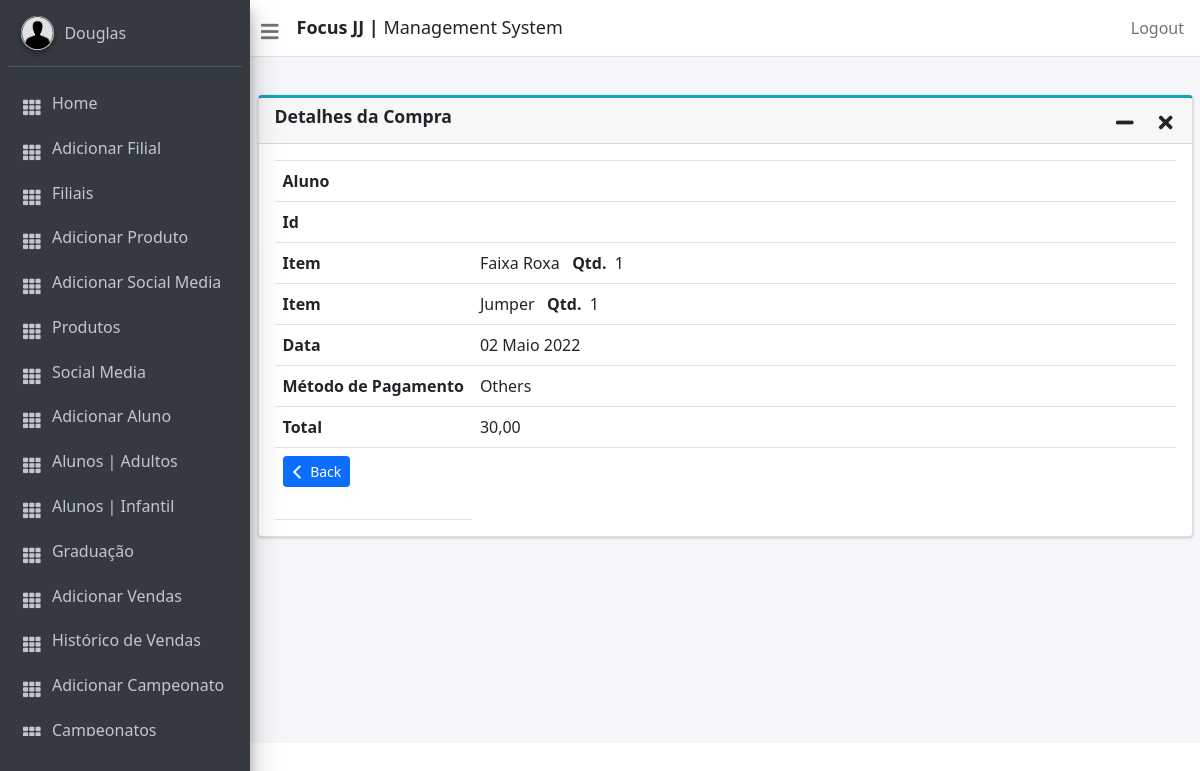
Page /saledetails/8 (signed in) on the committed database.
### focusbjj/models.py (models this page shows, shortened)
class CustomUser(AbstractUser):
    id = ShortUUIDField(primary_key=True, editable=False, alphabet="0123456789", length=3)
    email = models.EmailField(max_length=255, unique=True)
    contact_name = models.CharField(max_length=255)
    country = CountryField()
    location = models.CharField(max_length=255)
    phone = models.CharField(max_length=15, help_text=_('Use somente números. Código do País + Telefone'))
    join_date = models.DateTimeField(default=timezone.now)
    is_active = models.BooleanField(default=True, help_text='Desmarque a caixa para desativar')
    class Meta:
        ordering = ["country", "location"]

class Product(models.Model):
    objects = None
    product = models.ForeignKey(ProductsList, on_delete=models.CASCADE, max_length=50, related_name='produto',
                                verbose_name='Item')
    qtd = models.PositiveIntegerField(verbose_name='Quantidade')
    venda = models.ForeignKey(Venda, on_delete=models.CASCADE, null=True, related_name='venda')
    price = models.CharField(max_length=6, null=True, blank=True)
    def __str__(self):
        return str(self.product)

class ProductsList(models.Model):
    CATEGORY = (
        ('kimono', _('Gi')),
        ('belt', _('Belt')),
        ('camisetas', _('T-Shirt')),
        ('casaco', _('Hoodie')),
        ('rash', _('Rash Guard')),
        ('short', _('Short')),
        ('others', _('Others')),
    )
    objects = None
    image = models.ImageField(upload_to='produtos/')
    image2 = models.ImageField(upload_to='produtos/', blank=True, null=True, help_text='Opcional')
    image3 = models.ImageField(upload_to='produtos/', blank=True, null=True, help_text='Opcional')
    item = models.CharField(max_length=50)
    description = models.CharField(max_length=70, blank=True, null=True)
    price = models.CharField(max_length=6, null=True)
    category = models.CharField(max_length=10, choices=CATEGORY, null=True)
    sugg_price = models.CharField(max_length=6, null=True)
    def __str__(self):
        return str(self.item)
    class Meta:
        ordering = ["item"]

class Venda(models.Model):
    objects = None
    aluno = models.ForeignKey(Aluno, on_delete=models.CASCADE, blank=True, null=True)
    price = models.DecimalField(max_digits=6, decimal_places=2, verbose_name='Total', help_text='Use (.) to decimals')
    time_stamp = models.DateField(default=timezone.now)
    unidade = models.ForeignKey(CustomUser, on_delete=models.CASCADE)
    method = models.CharField(max_length=20, choices=METHODS, default='Others')

### focusbjj/views.py (the view)
# urls.py: path('saledetails/<int:pk>', views.SaleDetails.as_view(), name='saledetails'),
class SaleDetails(LoginRequiredMixin, DetailView):
    template_name = 'saledetails.html'
    model = Venda
    def get_context_data(self, **kwargs):
        context = super(SaleDetails, self).get_context_data(**kwargs)
        context['products'] = Product.objects.all()
        return context

### focusbjj/templatetags/attendance_tags.py (called while the page is built)
@register.filter
def produto(venda_instance):
    return Product.objects.filter(venda=venda_instance.id)

### focusbjj/templates/saledetails.html (shortened to what this page needs)
{% extends 'base_template.html' %}
{% load static %}
{% load crispy_forms_tags %}
{% load attendance_tags %}
{% load i18n %}
{% block content %}
<div class="col-lg-12">
      <div class="card card-outline card-info">
        <div class="card-header">
          <h3 class="card-title"><strong>Detalhes da Compra</strong></h3>&nbsp;
        <div class="card-tools">
          <button type="button" class="btn btn-tool" data-card-widget="collapse"><i class="fas fa-minus"></i></button>
          <button type="button" class="btn btn-tool" data-card-widget="remove"><i class="fas fa-times"></i></button>
        </div>
      </div>
      <div class="card-body">
        <table class="table table-hover text-nowrap">
        <tbody>
        <tr>
          <th>{% trans "Aluno" %}</th>
          <td>{{ venda.aluno.nome }}</td>
        </tr>
        <tr>
          <th>Id</th>
          <td>{{ venda.aluno.id }}</td>
        </tr>
        {% for item in venda|produto %}
        <tr>
          <th>{% trans "Item" %}</th>
           <td>
              {{ item }} &nbsp; <b>{% trans "Qtd" %}.</b> &nbsp;{{ item.qtd }}
           </td>
        </tr>
        {% endfor %}
        <tr>
          <th>{% trans "Data" %}</th>
            <td>{{ venda.time_stamp|date:"d F Y" }}</td>
        </tr>
        <tr>
          <th style="width:70px">{% trans "Método de Pagamento" %}</th>
            <td>{{ venda.method }}</td>
        </tr>
        <tr>
          <th>Total</th>
          <td>{{ venda.price }}</td>
        </tr>
        <tr colspan="2">
          <th>
           <a href="{% url 'focusbjj:vendas' user.pk %}">
              <button class="btn btn-primary btn-sm" role="button">
                <ion-icon class="fas" name="chevron-back-outline"></ion-icon><span>&nbsp;Back</span>
              </button>
           </a>
            <br/>&nbsp;
          </th>
        </tr>
        </tbody>
        </table>
      </div>
    </div>
  </div>
{% endblock %}

### templates/sidebar_template.html (shortened to what this page needs)
{% load static %}
{% load i18n %}
<aside class="main-sidebar navbar-gray-dark sidebar-dark-primary elevation-4">
    <div class="sidebar">
      <div class="user-panel mt-3 pb-3 mb-3 d-flex">
        <div class="image">
          <img src="{% static 'images/defaultuser.jpeg' %}" class="img-circle elevation-2" alt="User Image">
        </div>
        <div class="info">
          <a href="#" class="d-block">{{ user.contact_name }}</a>
        </div>
      </div>
      <nav class="mt-2">
        <ul class="nav nav-pills nav-sidebar flex-column" data-widget="treeview" role="menu" data-accordion="false">
          <li class="nav-item">
            {% url 'admin_home' as admin_home %}
            <a href="{% url 'focusbjj:filiais' %}" class="nav-link {% if request.path == admin_home %} active {% endif %}">
              <i class="nav-icon fas fa-th"></i>
              <p>
                Home
              </p>
            </a>
          </li>
          {% if user.is_superuser %}
          <li class="nav-item">
            {% url 'add_staff' as add_staff %}
            <a href="{% url 'focusbjj:add_staff' %}" class="nav-link {% if request.path == add_staff %} active {% endif %}">
              <i class="nav-icon fas fa-th"></i>
              <p>
               Adicionar Filial
              </p>
            </a>
          </li>
           <li class="nav-item">
              {% url 'manage_staff' as manage_staff %}
            {% url 'edit_staff' staff_id=id as edit_staff %}
            <a href="{% url 'focusbjj:managestaff' %}" class="nav-link {% if request.path == manage_staff %} active {% endif %} {% if request.path == edit_staff %} active {% endif %}">
              <i class="nav-icon fas fa-th"></i>
              <p>
                Filiais
              </p>
            </a>
          </li>
          <li class="nav-item">
            <a href="{% url 'focusbjj:addproduct' %}" class="nav-link ">
              <i class="nav-icon fas fa-th"></i>
              <p>
                Adicionar Produto
              </p>
            </a>
          </li>
          <li class="nav-item">
            <a href="{% url 'focusbjj:addsocialmedia' %}" class="nav-link ">
              <i class="nav-icon fas fa-th"></i>
              <p>
                {% trans "Adicionar Social Media" %}
              </p>
            </a>
          </li>
          {% endif%}
          <li class="nav-item">
            <a href="{% url 'focusbjj:products' %}" class="nav-link ">
              <i class="nav-icon fas fa-th"></i>
              <p>
                {% trans "Produtos" %}
              </p>
            </a>
          </li>
          <li class="nav-item">
            <a href="{% url 'focusbjj:socialmedia' %}" class="nav-link">
              <i class="nav-icon fas fa-th"></i>
              <p>
                {% trans "Social Media" %}
              </p>
            </a>
          </li>
           <li class="nav-item">
            <a href="{% url 'focusbjj:add_aluno' %}" class="nav-link {% if request.path == add_student %} active {% endif %}">
              <i class="nav-icon fas fa-th"></i>
              <p>
                {% trans "Adicionar Aluno" %}
              </p>
            </a>
          </li>
          <li class="nav-item">
            <a href="{% url 'focusbjj:managealunos' %}" class="nav-link {% if request.path == manage_student %} active {% endif %} {% if request.path == edit_student %} active {% endif %}">
              <i class="nav-icon fas fa-th"></i>
              <p>
                {% trans "Alunos | Adultos" %}
              </p>
            </a>
          </li>
          <li class="nav-item">
            <a href="{% url 'focusbjj:managealunoskids' %}" class="nav-link {% if request.path == manage_student %} active {% endif %} {% if request.path == edit_student %} active {% endif %}">
              <i class="nav-icon fas fa-th"></i>
              <p>
                {% trans "Alunos | Infantil" %}
              </p>
            </a>
          </li>
          <li class="nav-item">
            <a href="{% url 'focusbjj:managegraduation' %}" class="nav-link {% if request.path == manage_student %} active {% endif %} {% if request.path == edit_student %} active {% endif %}">
              <i class="nav-icon fas fa-th"></i>
              <p>
                {% trans "Graduação" %}
              </p>
            </a>
          </li>
           <li class="nav-item">
            <a href="{% url 'focusbjj:addvenda' %}" class="nav-link ">
              <i class="nav-icon fas fa-th"></i>
              <p>
                {% trans "Adicionar Vendas" %}
              </p>
            </a>
          </li>
           <li class="nav-item">
            <a href="{% url 'focusbjj:vendas' user.pk %}" class="nav-link ">
              <i class="nav-icon fas fa-th"></i>
              <p>
                {% trans "Histórico de Vendas" %}
              </p>
            </a>
          </li>
          <li class="nav-item">
            <a href="{% url 'focusbjj:championship' %}" class="nav-link {% if request.path == manage_student %} active {% endif %} {% if request.path == edit_student %} active {% endif %}">
              <i class="nav-icon fas fa-th"></i>
              <p>
                {% trans "Adicionar Campeonato" %}
              </p>
            </a>
          </li>
          <li class="nav-item">
            <a href="{% url 'focusbjj:championshipdetails' %}" class="nav-link {% if request.path == manage_student %} active {% endif %} {% if request.path == edit_student %} active {% endif %}">
              <i class="nav-icon fas fa-th"></i>
              <p>
                {% trans "Campeonatos" %}
              </p>
            </a>
          </li>
        </ul>
      </nav>
    </div>
  </aside>

### focusbjj/templates/saledetails.html (style rules this page uses)
.fas { font-size: 20px; vertical-align: -5px; margin-left: -5px; }

### rows in the picture
CustomUser: contact_name "Douglas"
Product: product.item "Faixa Roxa", qtd "1"
Product: product.item "Jumper", qtd "1"
Venda: time_stamp "02 Maio 2022", method "Others", price "30,00"
